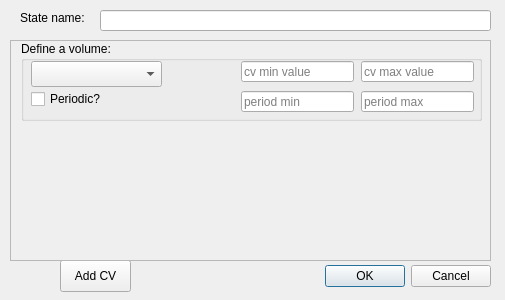
<?xml version="1.0" encoding="UTF-8"?>
<ui version="4.0">
 <class>StateCreate</class>
 <widget class="QDialog" name="StateCreate">
  <property name="geometry">
   <rect>
    <x>0</x>
    <y>0</y>
    <width>505</width>
    <height>300</height>
   </rect>
  </property>
  <property name="windowTitle">
   <string>Create Stable State</string>
  </property>
  <widget class="QDialogButtonBox" name="buttonBox">
   <property name="geometry">
    <rect>
     <x>30</x>
     <y>260</y>
     <width>461</width>
     <height>32</height>
    </rect>
   </property>
   <property name="orientation">
    <enum>Qt::Horizontal</enum>
   </property>
   <property name="standardButtons">
    <set>QDialogButtonBox::Cancel|QDialogButtonBox::Ok</set>
   </property>
  </widget>
  <widget class="QScrollArea" name="scrollArea">
   <property name="geometry">
    <rect>
     <x>10</x>
     <y>40</y>
     <width>481</width>
     <height>221</height>
    </rect>
   </property>
   <property name="widgetResizable">
    <bool>true</bool>
   </property>
   <widget class="QWidget" name="scrollAreaWidgetContents">
    <property name="geometry">
     <rect>
      <x>0</x>
      <y>0</y>
      <width>479</width>
      <height>219</height>
     </rect>
    </property>
    <widget class="QGroupBox" name="volume">
     <property name="geometry">
      <rect>
       <x>10</x>
       <y>0</y>
       <width>461</width>
       <height>80</height>
      </rect>
     </property>
     <property name="title">
      <string>Define a volume:</string>
     </property>
     <widget class="QComboBox" name="collectivevariable">
      <property name="geometry">
       <rect>
        <x>10</x>
        <y>20</y>
        <width>131</width>
        <height>26</height>
       </rect>
      </property>
     </widget>
     <widget class="QCheckBox" name="is_periodic">
      <property name="geometry">
       <rect>
        <x>10</x>
        <y>50</y>
        <width>87</width>
        <height>16</height>
       </rect>
      </property>
      <property name="text">
       <string>Periodic?</string>
      </property>
     </widget>
     <widget class="QWidget" name="period_info" native="true">
      <property name="geometry">
       <rect>
        <x>220</x>
        <y>50</y>
        <width>241</width>
        <height>21</height>
       </rect>
      </property>
      <widget class="QLineEdit" name="period_max">
       <property name="geometry">
        <rect>
         <x>120</x>
         <y>0</y>
         <width>113</width>
         <height>21</height>
        </rect>
       </property>
       <property name="placeholderText">
        <string>period max</string>
       </property>
      </widget>
      <widget class="QLineEdit" name="period_min">
       <property name="geometry">
        <rect>
         <x>0</x>
         <y>0</y>
         <width>113</width>
         <height>21</height>
        </rect>
       </property>
       <property name="placeholderText">
        <string>period min</string>
       </property>
      </widget>
     </widget>
     <widget class="QLineEdit" name="lambda_min">
      <property name="geometry">
       <rect>
        <x>220</x>
        <y>20</y>
        <width>113</width>
        <height>21</height>
       </rect>
      </property>
      <property name="placeholderText">
       <string>cv min value</string>
      </property>
     </widget>
     <widget class="QLineEdit" name="lambda_max">
      <property name="geometry">
       <rect>
        <x>340</x>
        <y>20</y>
        <width>113</width>
        <height>21</height>
       </rect>
      </property>
      <property name="placeholderText">
       <string>cv max value</string>
      </property>
     </widget>
    </widget>
   </widget>
  </widget>
  <widget class="QLabel" name="label">
   <property name="geometry">
    <rect>
     <x>20</x>
     <y>10</y>
     <width>81</width>
     <height>16</height>
    </rect>
   </property>
   <property name="text">
    <string>State name:</string>
   </property>
  </widget>
  <widget class="QLineEdit" name="name">
   <property name="geometry">
    <rect>
     <x>100</x>
     <y>10</y>
     <width>391</width>
     <height>21</height>
    </rect>
   </property>
  </widget>
  <widget class="QPushButton" name="addCV">
   <property name="geometry">
    <rect>
     <x>60</x>
     <y>260</y>
     <width>71</width>
     <height>32</height>
    </rect>
   </property>
   <property name="text">
    <string>Add CV</string>
   </property>
  </widget>
  <zorder>buttonBox</zorder>
  <zorder>label</zorder>
  <zorder>name</zorder>
  <zorder>addCV</zorder>
  <zorder>scrollArea</zorder>
 </widget>
 <tabstops>
  <tabstop>name</tabstop>
  <tabstop>scrollArea</tabstop>
  <tabstop>collectivevariable</tabstop>
  <tabstop>lambda_min</tabstop>
  <tabstop>lambda_max</tabstop>
  <tabstop>is_periodic</tabstop>
  <tabstop>period_min</tabstop>
  <tabstop>period_max</tabstop>
  <tabstop>addCV</tabstop>
 </tabstops>
 <resources/>
 <connections>
  <connection>
   <sender>buttonBox</sender>
   <signal>accepted()</signal>
   <receiver>StateCreate</receiver>
   <slot>accept()</slot>
   <hints>
    <hint type="sourcelabel">
     <x>248</x>
     <y>254</y>
    </hint>
    <hint type="destinationlabel">
     <x>157</x>
     <y>274</y>
    </hint>
   </hints>
  </connection>
  <connection>
   <sender>buttonBox</sender>
   <signal>rejected()</signal>
   <receiver>StateCreate</receiver>
   <slot>reject()</slot>
   <hints>
    <hint type="sourcelabel">
     <x>316</x>
     <y>260</y>
    </hint>
    <hint type="destinationlabel">
     <x>286</x>
     <y>274</y>
    </hint>
   </hints>
  </connection>
 </connections>
</ui>
